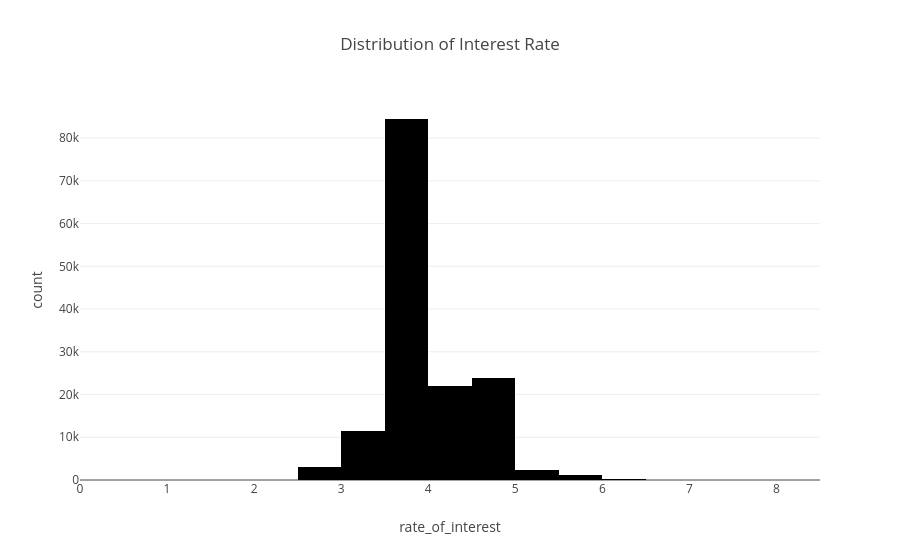

The notebook cell saved with this chart:
### Code cell
### Interest Rate
### The most common interest rate

fig = px.histogram(
    df,
    x = "rate_of_interest",
    nbins = 30,
    title = "Distribution of Interest Rate"
    
)

fig.show()

### Figure 1 — Plotly figure (JSON) as saved in the notebook; plotly's stock layout.template omitted (floating-point values rounded to 4 significant figures; data arrays with more than 128 entries replaced by an {"elided": "..."} marker saying what was removed)
{"data": [{"bingroup": "x", "hovertemplate": "rate_of_interest=%{x}<br>count=%{y}<extra></extra>", "legendgroup": "", "marker": {"color": "#000001", "pattern": {"shape": ""}}, "name": "", "nbinsx": 30, "orientation": "v", "showlegend": false, "type": "histogram", "x": {"elided": "148670 float values"}, "xaxis": "x", "yaxis": "y"}], "layout": {"barmode": "relative", "legend": {"tracegroupgap": 0}, "title": {"text": "Distribution of Interest Rate"}, "xaxis": {"anchor": "y", "domain": [0, 1], "title": {"text": "rate_of_interest"}}, "yaxis": {"anchor": "x", "domain": [0, 1], "title": {"text": "count"}}}}
